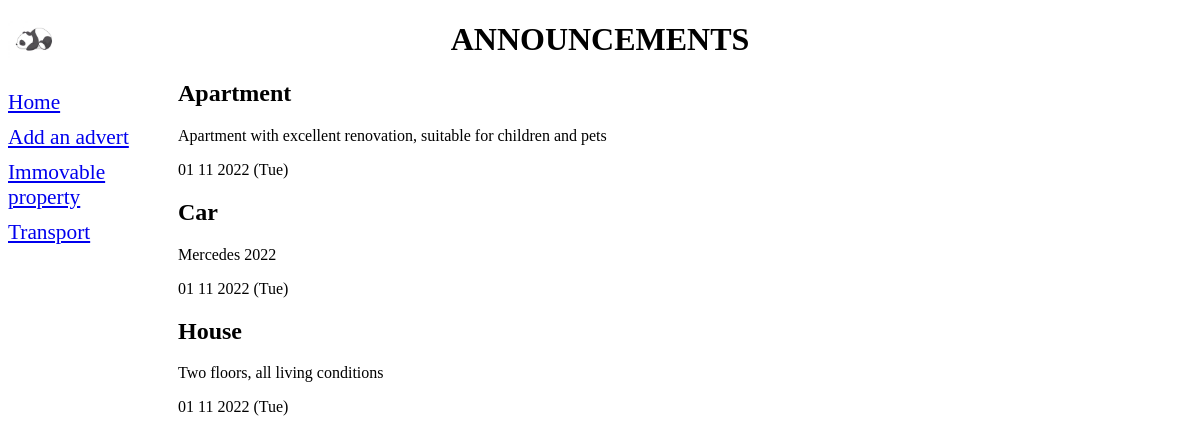
Page /bboard/ on the earlier database version.
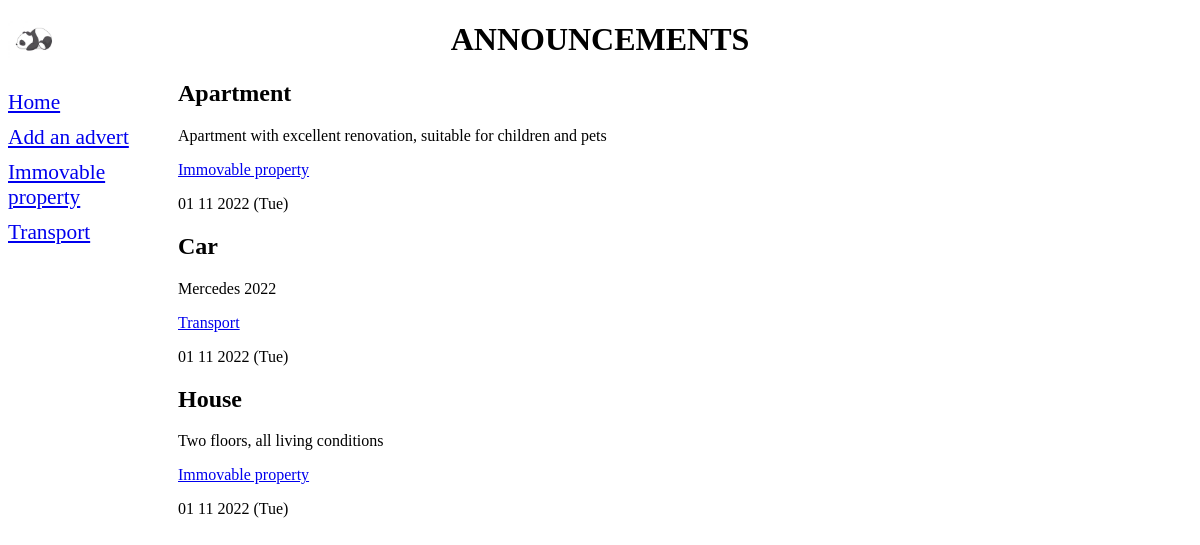
Same page on the later database version.
### bboard/models.py (models this page shows, shortened)
class Rubric(models.Model):
    name = models.CharField(max_length=30, db_index=True, verbose_name='Name')
    class Meta:
        verbose_name_plural = 'Rubrics'
        verbose_name = 'Rubric'
        ordering = ['name']

class Bb(models.Model):
    title = models.CharField(max_length=50, verbose_name='Name')
    content = models.TextField(null=True, blank=True, verbose_name='Description')
    price = models.FloatField(null=True, blank=True, verbose_name='Price:')
    published = models.DateField(auto_now_add=True, db_index=True, verbose_name='Published on:')
    rubric = models.ForeignKey('Rubric', null=True, on_delete=models.PROTECT, verbose_name='Rubric')
    class Meta:
        verbose_name_plural = 'Descriptions'
        verbose_name = 'Description'
        ordering = ['-published']

### bboard/views.py (the view)
# urls.py: path('', index, name='index'),
def index(request):
    bbs = Bb.objects.all()
    rubrics = Rubric.objects.all()
    context = {'bbs': bbs, 'rubrics': rubrics}
    return render(request, 'index.html', context)

### bboard/templates/index.html
{% extends 'layout.html' %}
{% block content %}
{% for bb in bbs %}
        <div>
            <h2> {{bb.title}}</h2>
            <p> {{bb.content}}</p>
            {% for rubric in rubrics %}
            <p><a href="{% url 'by_rubric' rubric.pk %}">
                {% endfor %}
                {{ bb.rubric.name }}</a></p>
            <p> {{ bb.published|date:"d m Y (D)"}}</p>
        </div>
        {% endfor %}
{% endblock %}

### bboard/templates/layout.html (shortened to what this page needs)
{% load static %}
<!DOCTYPE html>
<html lang="en">
<head>
    <link rel="stylesheet" type="text/css"
          href="{% static 'style.css' %}">
</head>
<body>
<header>
    <h1>Announcements</h1>
</header>
    <nav>
        <a href="{% url 'index' %}"> Home</a>
        <a href="{% url 'add' %}">Add an advert</a>
        {% for rubric in rubrics %}
        <a href="{% url 'by_rubric' rubric.pk %}">{{ rubric.name }}</a>
        {% endfor %}
    </nav>
    <section>
        {% block content %}
        {% endblock %}
    </section>
</body>
</html>

Differences in the rows shown:
changed Bb "Apartment": rubric.name (not shown) → "Immovable property"
changed Bb "Car": rubric.name (not shown) → "Transport"
changed Bb "House": rubric.name (not shown) → "Immovable property"
